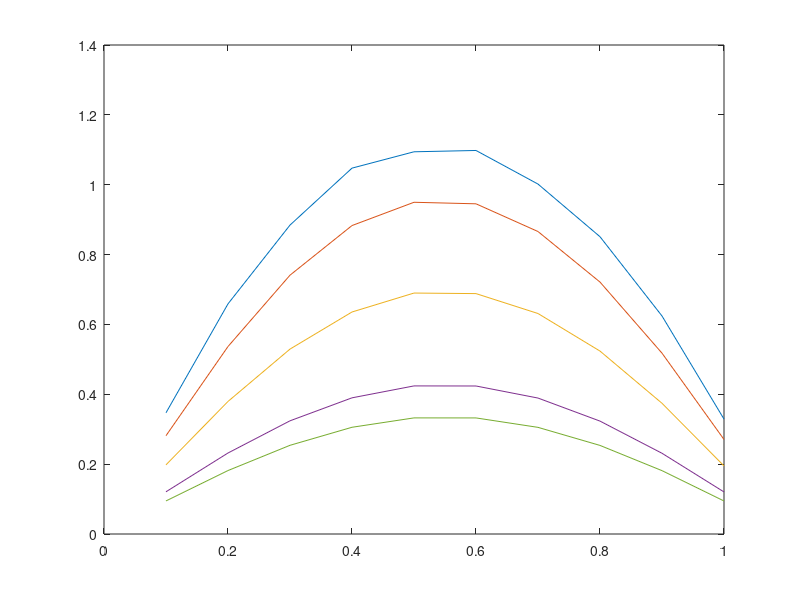

Here is the MATLAB script that generated this plot:
h=0.1;
t=h/10;
n=1/h;
e=ones(n,1);
A=spdiags([e -2*e e],-1:1,n,n);
A=A/(h*h);
I=eye(n);
U0=ones(n,1);
M=(inv(I-A*t/2))*(I+A*t/2);
for i=1:n
    if (i*h>0.4 && i*h<0.6)
        U0(i)=2;
    end
    x(i)=i*h;
end
K=[3 5 9 15 18];
for j=1:5
    k=K(j);
    U=(M^k)*U0
    plot(x,U);
    hold on
end
    
    